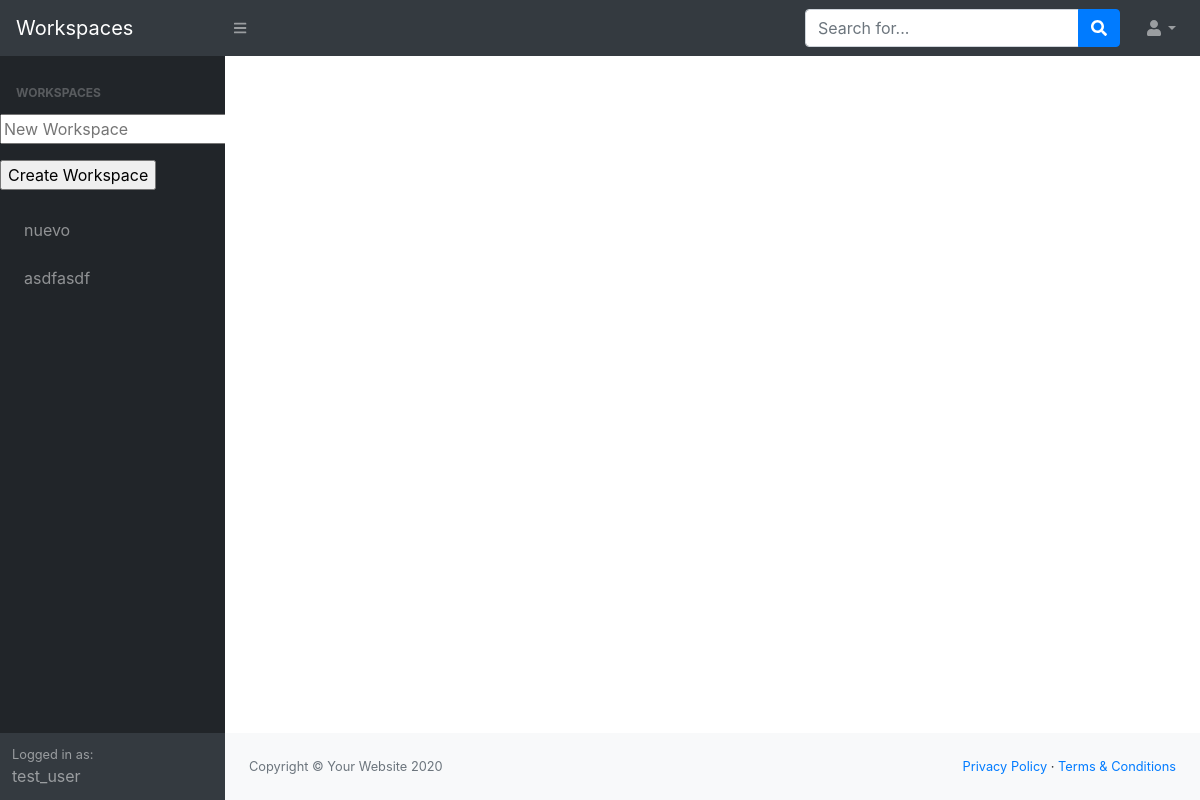
/ (signed in), run on an earlier commit of the app's database.
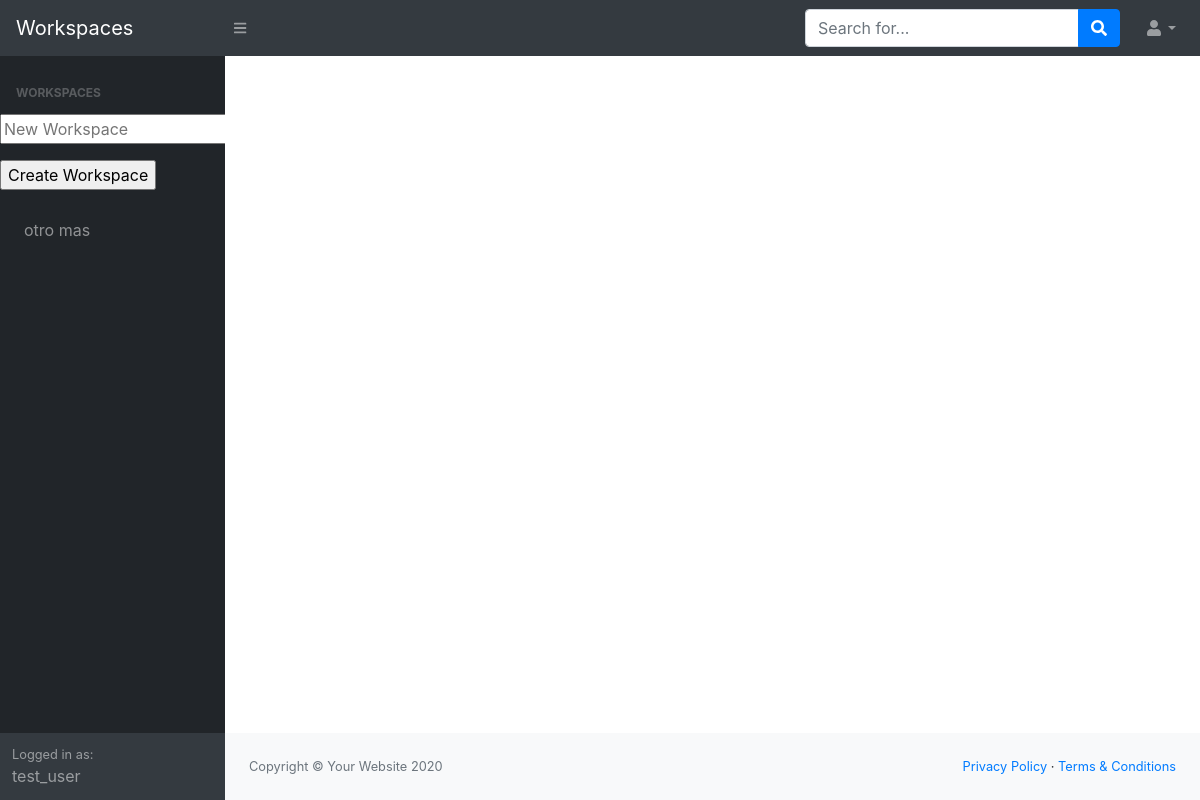
And on a later commit of the database.
### workspaces/models/workspace.py (models this page shows, shortened)
class Workspace(db.Model):
    id = db.Column(db.Integer, primary_key=True)
    name = db.Column(db.String(64), index=True)
    user_id = db.Column(db.Integer, db.ForeignKey('user.id'))
    links = db.relationship('Link', cascade='all, delete-orphan', lazy='dynamic')

### workspaces/models/user.py (models this page shows, shortened)
class User(UserMixin,db.Model):
    id = db.Column(db.Integer, primary_key=True)
    username = db.Column(db.String(64), index=True, unique=True)
    email = db.Column(db.String(120), index=True, unique=True)
    password_hash = db.Column(db.String(128))
    workspaces = db.relationship('Workspace', cascade='all, delete-orphan', lazy='dynamic')

### workspaces/routes.py (the view, shortened to what this page needs)
@app.route('/', methods=['GET', 'POST'])
@login_required
def index():
    workspaces = workspace.get_all_workspaces(current_user)
    links_urls = [workspace.links for workspace in workspaces]
    ws_form = NewWorkspaceForm()
    link_form = NewLinkForm()
    del_ws_form = DeleteWorkspaceForm()
    workspace_names = [workspace.name for workspace in workspaces]
    return render_template('index.html', title='Index', workspaces=workspaces, ws_form=ws_form, link_form=link_form, del_ws_form=del_ws_form)

### workspaces/forms/workspace.py
class NewWorkspaceForm(FlaskForm):
    ws_name = StringField('New Workspace', validators=[DataRequired()], render_kw={"placeholder": "New Workspace"})
    submit = SubmitField('Create Workspace')

### workspaces/forms/link.py
class NewLinkForm(FlaskForm):
    name = StringField('Name', validators=[DataRequired()])
    url = StringField('Url', validators=[DataRequired()])
    submit = SubmitField('Add Link')

### workspaces/models/user.py (called while the page is built)
@login.user_loader
def load_user(id):
    return User.query.get(int(id))

### workspaces/models/workspace.py (called while the page is built)
def get_all_workspaces(user=None):
    try:
        return Workspace.query.filter_by(user_id=user.id).all()
    except:
        return None

### workspaces/templates/index.html (shortened to what this page needs)
{% extends "base.html" %}
{% block content %}
<div id="layoutSidenav">
    <div id="layoutSidenav_nav">
        <nav class="sb-sidenav accordion sb-sidenav-dark" id="sidenavAccordion">
            <div class="sb-sidenav-menu">
                <div class="nav">
                    <div class="sb-sidenav-menu-heading">Workspaces</div>
                    <form action="" method="post" novalidate>
                        <p>
                            {{ ws_form.ws_name }}<br>
                        </p>
                        <p>{{ ws_form.submit() }}</p>
                    </form>
                    {% for workspace in workspaces %}
                    <a class="nav-link" href="{{ url_for('workspace_detail', workspace_name=workspace.name) }}">
                        {{ workspace.name }}
                    </a>
                    {% endfor %}
                </div>
            </div>
            <div class="sb-sidenav-footer">
                <div class="small">Logged in as:</div>
                {{ current_user.username }}
            </div>
        </nav>
    </div>
    <div id="layoutSidenav_content">
        <footer class="py-4 bg-light mt-auto">
            <div class="container-fluid">
                <div class="d-flex align-items-center justify-content-between small">
                    <div class="text-muted">Copyright &copy; Your Website 2020</div>
                    <div>
                        <a href="#">Privacy Policy</a>
                        &middot;
                        <a href="#">Terms &amp; Conditions</a>
                    </div>
                </div>
            </div>
        </footer>
    </div>
</div>
{% endblock %}

### workspaces/templates/base.html (shortened to what this page needs)
<!DOCTYPE html>
<html lang="en">
    <head>
        <link href="{{ url_for('static', filename='css/styles.css') }}" rel="stylesheet" />
        <link href="https://cdn.datatables.net/1.10.20/css/dataTables.bootstrap4.min.css" rel="stylesheet" />
    </head>
    <body class="sb-nav-fixed">
        <nav class="sb-topnav navbar navbar-expand navbar-dark bg-dark">
            <a class="navbar-brand" href="#">Workspaces</a>
            <button class="btn btn-link btn-sm order-1 order-lg-0" id="sidebarToggle" href="#"><i class="fas fa-bars"></i></button>
            <form class="d-none d-md-inline-block form-inline ml-auto mr-0 mr-md-3 my-2 my-md-0">
                <div class="input-group">
                    <input class="form-control" type="text" placeholder="Search for..." aria-label="Search" aria-describedby="basic-addon2" />
                    <div class="input-group-append">
                        <button class="btn btn-primary" type="button"><i class="fas fa-search"></i></button>
                    </div>
                </div>
            </form>
            <ul class="navbar-nav ml-auto ml-md-0">
                <li class="nav-item dropdown">
                    <a class="nav-link dropdown-toggle" id="userDropdown" href="#" role="button" data-toggle="dropdown" aria-haspopup="true" aria-expanded="false"><i class="fas fa-user fa-fw"></i></a>
                </li>
            </ul>
        </nav>
        {% block content %}{% endblock %}
    </body>
</html>

What changed in the data, as far as the page shows it:
removed Workspace: name "nuevo"
removed Workspace: name "asdfasdf"
added Workspace: name "otro mas"
